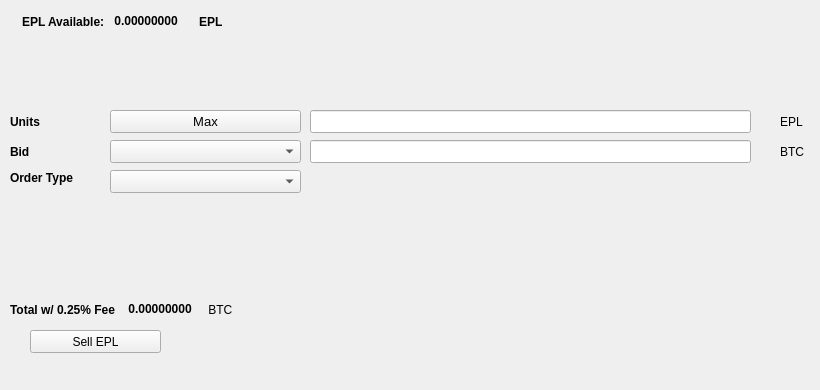
   <widget class="QWidget" name="SellTab">
    <attribute name="title">
     <string>Sell</string>
    </attribute>
    <widget class="QLabel" name="label_16">
     <property name="geometry">
      <rect>
       <x>780</x>
       <y>140</y>
       <width>31</width>
       <height>23</height>
      </rect>
     </property>
     <property name="text">
      <string>BTC</string>
     </property>
    </widget>
    <widget class="QComboBox" name="SellBidcomboBox">
     <property name="geometry">
      <rect>
       <x>110</x>
       <y>140</y>
       <width>191</width>
       <height>23</height>
      </rect>
     </property>
     <property name="font">
      <font>
       <pointsize>10</pointsize>
      </font>
     </property>
    </widget>
    <widget class="QLabel" name="label_18">
     <property name="geometry">
      <rect>
       <x>10</x>
       <y>110</y>
       <width>46</width>
       <height>23</height>
      </rect>
     </property>
     <property name="font">
      <font>
       <weight>75</weight>
       <bold>true</bold>
      </font>
     </property>
     <property name="text">
      <string>Units</string>
     </property>
    </widget>
    <widget class="QPushButton" name="Sell_Max_Amount">
     <property name="geometry">
      <rect>
       <x>110</x>
       <y>110</y>
       <width>191</width>
       <height>23</height>
      </rect>
     </property>
     <property name="font">
      <font>
       <pointsize>10</pointsize>
      </font>
     </property>
     <property name="text">
      <string>Max</string>
     </property>
    </widget>
    <widget class="QLabel" name="label_20">
     <property name="geometry">
      <rect>
       <x>10</x>
       <y>170</y>
       <width>91</width>
       <height>16</height>
      </rect>
     </property>
     <property name="font">
      <font>
       <weight>75</weight>
       <bold>true</bold>
      </font>
     </property>
     <property name="text">
      <string>Order Type</string>
     </property>
    </widget>
    <widget class="QComboBox" name="SellOrdertypeCombo">
     <property name="geometry">
      <rect>
       <x>110</x>
       <y>170</y>
       <width>191</width>
       <height>23</height>
      </rect>
     </property>
     <property name="font">
      <font>
       <pointsize>10</pointsize>
      </font>
     </property>
    </widget>
    <widget class="QLabel" name="label_21">
     <property name="geometry">
      <rect>
       <x>10</x>
       <y>140</y>
       <width>46</width>
       <height>23</height>
      </rect>
     </property>
     <property name="font">
      <font>
       <weight>75</weight>
       <bold>true</bold>
      </font>
     </property>
     <property name="text">
      <string>Bid</string>
     </property>
    </widget>
    <widget class="QLabel" name="label_22">
     <property name="geometry">
      <rect>
       <x>780</x>
       <y>110</y>
       <width>31</width>
       <height>23</height>
      </rect>
     </property>
     <property name="text">
      <string>EPL</string>
     </property>
    </widget>
    <widget class="QLineEdit" name="UnitsInputEPL">
     <property name="geometry">
      <rect>
       <x>310</x>
       <y>110</y>
       <width>441</width>
       <height>23</height>
      </rect>
     </property>
     <property name="font">
      <font>
       <pointsize>9</pointsize>
       <weight>75</weight>
       <bold>true</bold>
      </font>
     </property>
    </widget>
    <widget class="QLineEdit" name="SellBidPriceEdit">
     <property name="geometry">
      <rect>
       <x>310</x>
       <y>140</y>
       <width>441</width>
       <height>23</height>
      </rect>
     </property>
     <property name="font">
      <font>
       <pointsize>9</pointsize>
       <weight>75</weight>
       <bold>true</bold>
      </font>
     </property>
    </widget>
    <widget class="QPushButton" name="SellEPLBTN">
     <property name="geometry">
      <rect>
       <x>30</x>
       <y>330</y>
       <width>131</width>
       <height>23</height>
      </rect>
     </property>
     <property name="text">
      <string>Sell EPL</string>
     </property>
     <property name="icon">
      <iconset resource="../ellerium">
       <normaloff>:/icons/bitcoin</normaloff>:/icons/bitcoin</iconset>
     </property>
    </widget>
    <widget class="QWidget" name="layoutWidget3">
     <property name="geometry">
      <rect>
       <x>22</x>
       <y>12</y>
       <width>258</width>
       <height>19</height>
      </rect>
     </property>
     <layout class="QHBoxLayout" name="horizontalLayout">
      <item>
       <widget class="QLabel" name="label232_2">
        <property name="font">
         <font>
          <weight>75</weight>
          <bold>true</bold>
         </font>
        </property>
        <property name="text">
         <string>EPL Available:</string>
        </property>
       </widget>
      </item>
      <item>
       <widget class="QLabel" name="EPLAvailableLabel">
        <property name="palette">
         <palette>
          <active>
           <colorrole role="WindowText">
            <brush brushstyle="SolidPattern">
             <color alpha="255">
              <red>0</red>
              <green>0</green>
              <blue>0</blue>
             </color>
            </brush>
           </colorrole>
           <colorrole role="Button">
            <brush brushstyle="SolidPattern">
             <color alpha="255">
              <red>0</red>
              <green>170</green>
              <blue>0</blue>
             </color>
            </brush>
           </colorrole>
           <colorrole role="Light">
            <brush brushstyle="SolidPattern">
             <color alpha="255">
              <red>0</red>
              <green>255</green>
              <blue>0</blue>
             </color>
            </brush>
           </colorrole>
           <colorrole role="Midlight">
            <brush brushstyle="SolidPattern">
             <color alpha="255">
              <red>0</red>
              <green>212</green>
              <blue>0</blue>
             </color>
            </brush>
           </colorrole>
           <colorrole role="Dark">
            <brush brushstyle="SolidPattern">
             <color alpha="255">
              <red>0</red>
              <green>85</green>
              <blue>0</blue>
             </color>
            </brush>
           </colorrole>
           <colorrole role="Mid">
            <brush brushstyle="SolidPattern">
             <color alpha="255">
              <red>0</red>
              <green>113</green>
              <blue>0</blue>
             </color>
            </brush>
           </colorrole>
           <colorrole role="Text">
            <brush brushstyle="SolidPattern">
             <color alpha="255">
              <red>0</red>
              <green>170</green>
              <blue>0</blue>
             </color>
            </brush>
           </colorrole>
           <colorrole role="BrightText">
            <brush brushstyle="SolidPattern">
             <color alpha="255">
              <red>255</red>
              <green>255</green>
              <blue>255</blue>
             </color>
            </brush>
           </colorrole>
           <colorrole role="ButtonText">
            <brush brushstyle="SolidPattern">
             <color alpha="255">
              <red>0</red>
              <green>0</green>
              <blue>0</blue>
             </color>
            </brush>
           </colorrole>
           <colorrole role="Base">
            <brush brushstyle="SolidPattern">
             <color alpha="255">
              <red>255</red>
              <green>255</green>
              <blue>255</blue>
             </color>
            </brush>
           </colorrole>
           <colorrole role="Window">
            <brush brushstyle="SolidPattern">
             <color alpha="255">
              <red>0</red>
              <green>170</green>
              <blue>0</blue>
             </color>
            </brush>
           </colorrole>
           <colorrole role="Shadow">
            <brush brushstyle="SolidPattern">
             <color alpha="255">
              <red>0</red>
              <green>0</green>
              <blue>0</blue>
             </color>
            </brush>
           </colorrole>
           <colorrole role="AlternateBase">
            <brush brushstyle="SolidPattern">
             <color alpha="255">
              <red>127</red>
              <green>212</green>
              <blue>127</blue>
             </color>
            </brush>
           </colorrole>
           <colorrole role="ToolTipBase">
            <brush brushstyle="SolidPattern">
             <color alpha="255">
              <red>255</red>
              <green>255</green>
              <blue>220</blue>
             </color>
            </brush>
           </colorrole>
           <colorrole role="ToolTipText">
            <brush brushstyle="SolidPattern">
             <color alpha="255">
              <red>0</red>
              <green>0</green>
              <blue>0</blue>
             </color>
            </brush>
           </colorrole>
          </active>
          <inactive>
           <colorrole role="WindowText">
            <brush brushstyle="SolidPattern">
             <color alpha="255">
              <red>0</red>
              <green>0</green>
              <blue>0</blue>
             </color>
            </brush>
           </colorrole>
           <colorrole role="Button">
            <brush brushstyle="SolidPattern">
             <color alpha="255">
              <red>0</red>
              <green>170</green>
              <blue>0</blue>
             </color>
            </brush>
           </colorrole>
           <colorrole role="Light">
            <brush brushstyle="SolidPattern">
             <color alpha="255">
              <red>0</red>
              <green>255</green>
              <blue>0</blue>
             </color>
            </brush>
           </colorrole>
           <colorrole role="Midlight">
            <brush brushstyle="SolidPattern">
             <color alpha="255">
              <red>0</red>
              <green>212</green>
              <blue>0</blue>
             </color>
            </brush>
           </colorrole>
           <colorrole role="Dark">
            <brush brushstyle="SolidPattern">
             <color alpha="255">
              <red>0</red>
              <green>85</green>
              <blue>0</blue>
             </color>
            </brush>
           </colorrole>
           <colorrole role="Mid">
            <brush brushstyle="SolidPattern">
             <color alpha="255">
              <red>0</red>
              <green>113</green>
              <blue>0</blue>
             </color>
            </brush>
           </colorrole>
           <colorrole role="Text">
            <brush brushstyle="SolidPattern">
             <color alpha="255">
              <red>0</red>
              <green>170</green>
              <blue>0</blue>
             </color>
            </brush>
           </colorrole>
           <colorrole role="BrightText">
            <brush brushstyle="SolidPattern">
             <color alpha="255">
              <red>255</red>
              <green>255</green>
              <blue>255</blue>
             </color>
            </brush>
           </colorrole>
           <colorrole role="ButtonText">
            <brush brushstyle="SolidPattern">
             <color alpha="255">
              <red>0</red>
              <green>0</green>
              <blue>0</blue>
             </color>
            </brush>
           </colorrole>
           <colorrole role="Base">
            <brush brushstyle="SolidPattern">
             <color alpha="255">
              <red>255</red>
              <green>255</green>
              <blue>255</blue>
             </color>
            </brush>
           </colorrole>
           <colorrole role="Window">
            <brush brushstyle="SolidPattern">
             <color alpha="255">
              <red>0</red>
              <green>170</green>
              <blue>0</blue>
             </color>
            </brush>
           </colorrole>
           <colorrole role="Shadow">
            <brush brushstyle="SolidPattern">
             <color alpha="255">
              <red>0</red>
              <green>0</green>
              <blue>0</blue>
             </color>
            </brush>
           </colorrole>
           <colorrole role="AlternateBase">
            <brush brushstyle="SolidPattern">
             <color alpha="255">
              <red>127</red>
              <green>212</green>
              <blue>127</blue>
             </color>
            </brush>
           </colorrole>
           <colorrole role="ToolTipBase">
            <brush brushstyle="SolidPattern">
             <color alpha="255">
              <red>255</red>
              <green>255</green>
              <blue>220</blue>
             </color>
            </brush>
           </colorrole>
           <colorrole role="ToolTipText">
            <brush brushstyle="SolidPattern">
             <color alpha="255">
              <red>0</red>
              <green>0</green>
              <blue>0</blue>
             </color>
            </brush>
           </colorrole>
          </inactive>
          <disabled>
           <colorrole role="WindowText">
            <brush brushstyle="SolidPattern">
             <color alpha="255">
              <red>0</red>
              <green>85</green>
              <blue>0</blue>
             </color>
            </brush>
           </colorrole>
           <colorrole role="Button">
            <brush brushstyle="SolidPattern">
             <color alpha="255">
              <red>0</red>
              <green>170</green>
              <blue>0</blue>
             </color>
            </brush>
           </colorrole>
           <colorrole role="Light">
            <brush brushstyle="SolidPattern">
             <color alpha="255">
              <red>0</red>
              <green>255</green>
              <blue>0</blue>
             </color>
            </brush>
           </colorrole>
           <colorrole role="Midlight">
            <brush brushstyle="SolidPattern">
             <color alpha="255">
              <red>0</red>
              <green>212</green>
              <blue>0</blue>
             </color>
            </brush>
           </colorrole>
           <colorrole role="Dark">
            <brush brushstyle="SolidPattern">
             <color alpha="255">
              <red>0</red>
              <green>85</green>
              <blue>0</blue>
             </color>
            </brush>
           </colorrole>
           <colorrole role="Mid">
            <brush brushstyle="SolidPattern">
             <color alpha="255">
              <red>0</red>
              <green>113</green>
              <blue>0</blue>
             </color>
            </brush>
           </colorrole>
           <colorrole role="Text">
            <brush brushstyle="SolidPattern">
             <color alpha="255">
              <red>0</red>
              <green>85</green>
              <blue>0</blue>
             </color>
            </brush>
           </colorrole>
           <colorrole role="BrightText">
            <brush brushstyle="SolidPattern">
             <color alpha="255">
              <red>255</red>
              <green>255</green>
              <blue>255</blue>
             </color>
            </brush>
           </colorrole>
           <colorrole role="ButtonText">
            <brush brushstyle="SolidPattern">
             <color alpha="255">
              <red>0</red>
              <green>85</green>
              <blue>0</blue>
             </color>
            </brush>
           </colorrole>
           <colorrole role="Base">
            <brush brushstyle="SolidPattern">
             <color alpha="255">
              <red>0</red>
              <green>170</green>
              <blue>0</blue>
             </color>
            </brush>
           </colorrole>
           <colorrole role="Window">
            <brush brushstyle="SolidPattern">
             <color alpha="255">
              <red>0</red>
              <green>170</green>
              <blue>0</blue>
             </color>
            </brush>
           </colorrole>
           <colorrole role="Shadow">
            <brush brushstyle="SolidPattern">
             <color alpha="255">
              <red>0</red>
              <green>0</green>
              <blue>0</blue>
             </color>
            </brush>
           </colorrole>
           <colorrole role="AlternateBase">
            <brush brushstyle="SolidPattern">
             <color alpha="255">
              <red>0</red>
              <green>170</green>
              <blue>0</blue>
             </color>
            </brush>
           </colorrole>
           <colorrole role="ToolTipBase">
            <brush brushstyle="SolidPattern">
             <color alpha="255">
              <red>255</red>
              <green>255</green>
              <blue>220</blue>
             </color>
            </brush>
           </colorrole>
           <colorrole role="ToolTipText">
            <brush brushstyle="SolidPattern">
             <color alpha="255">
              <red>0</red>
              <green>0</green>
              <blue>0</blue>
             </color>
            </brush>
           </colorrole>
          </disabled>
         </palette>
        </property>
        <property name="font">
         <font>
          <weight>75</weight>
          <bold>true</bold>
         </font>
        </property>
        <property name="text">
         <string> 0.00000000 </string>
        </property>
        <property name="textInteractionFlags">
         <set>Qt::LinksAccessibleByMouse|Qt::TextSelectableByKeyboard|Qt::TextSelectableByMouse</set>
        </property>
       </widget>
      </item>
      <item>
       <widget class="QLabel" name="labelEPL">
        <property name="font">
         <font>
          <weight>75</weight>
          <bold>true</bold>
         </font>
        </property>
        <property name="text">
         <string>EPL</string>
        </property>
       </widget>
      </item>
     </layout>
    </widget>
    <widget class="QWidget" name="layoutWidget">
     <property name="geometry">
      <rect>
       <x>10</x>
       <y>300</y>
       <width>268</width>
       <height>19</height>
      </rect>
     </property>
     <layout class="QHBoxLayout" name="horizontalLayout_2">
      <item>
       <widget class="QLabel" name="label_19">
        <property name="font">
         <font>
          <weight>75</weight>
          <bold>true</bold>
         </font>
        </property>
        <property name="text">
         <string>Total w/ 0.25% Fee </string>
        </property>
       </widget>
      </item>
      <item>
       <widget class="QLabel" name="SellCostLabel">
        <property name="palette">
         <palette>
          <active>
           <colorrole role="WindowText">
            <brush brushstyle="SolidPattern">
             <color alpha="255">
              <red>0</red>
              <green>0</green>
              <blue>0</blue>
             </color>
            </brush>
           </colorrole>
           <colorrole role="Button">
            <brush brushstyle="SolidPattern">
             <color alpha="255">
              <red>0</red>
              <green>170</green>
              <blue>0</blue>
             </color>
            </brush>
           </colorrole>
           <colorrole role="Light">
            <brush brushstyle="SolidPattern">
             <color alpha="255">
              <red>0</red>
              <green>255</green>
              <blue>0</blue>
             </color>
            </brush>
           </colorrole>
           <colorrole role="Midlight">
            <brush brushstyle="SolidPattern">
             <color alpha="255">
              <red>0</red>
              <green>212</green>
              <blue>0</blue>
             </color>
            </brush>
           </colorrole>
           <colorrole role="Dark">
            <brush brushstyle="SolidPattern">
             <color alpha="255">
              <red>0</red>
              <green>85</green>
              <blue>0</blue>
             </color>
            </brush>
           </colorrole>
           <colorrole role="Mid">
            <brush brushstyle="SolidPattern">
             <color alpha="255">
              <red>0</red>
              <green>113</green>
              <blue>0</blue>
             </color>
            </brush>
           </colorrole>
           <colorrole role="Text">
            <brush brushstyle="SolidPattern">
             <color alpha="255">
              <red>0</red>
              <green>170</green>
              <blue>0</blue>
             </color>
            </brush>
           </colorrole>
           <colorrole role="BrightText">
            <brush brushstyle="SolidPattern">
             <color alpha="255">
              <red>255</red>
              <green>255</green>
              <blue>255</blue>
             </color>
            </brush>
           </colorrole>
           <colorrole role="ButtonText">
            <brush brushstyle="SolidPattern">
             <color alpha="255">
              <red>0</red>
              <green>0</green>
              <blue>0</blue>
             </color>
            </brush>
           </colorrole>
           <colorrole role="Base">
            <brush brushstyle="SolidPattern">
             <color alpha="255">
              <red>255</red>
              <green>255</green>
              <blue>255</blue>
             </color>
            </brush>
           </colorrole>
           <colorrole role="Window">
            <brush brushstyle="SolidPattern">
             <color alpha="255">
              <red>0</red>
              <green>170</green>
              <blue>0</blue>
             </color>
            </brush>
           </colorrole>
           <colorrole role="Shadow">
            <brush brushstyle="SolidPattern">
             <color alpha="255">
              <red>0</red>
              <green>0</green>
              <blue>0</blue>
             </color>
            </brush>
           </colorrole>
           <colorrole role="AlternateBase">
            <brush brushstyle="SolidPattern">
             <color alpha="255">
              <red>127</red>
              <green>212</green>
              <blue>127</blue>
             </color>
            </brush>
           </colorrole>
           <colorrole role="ToolTipBase">
            <brush brushstyle="SolidPattern">
             <color alpha="255">
              <red>255</red>
              <green>255</green>
              <blue>220</blue>
             </color>
            </brush>
           </colorrole>
           <colorrole role="ToolTipText">
            <brush brushstyle="SolidPattern">
             <color alpha="255">
              <red>0</red>
              <green>0</green>
              <blue>0</blue>
             </color>
            </brush>
           </colorrole>
          </active>
          <inactive>
           <colorrole role="WindowText">
            <brush brushstyle="SolidPattern">
             <color alpha="255">
              <red>0</red>
              <green>0</green>
              <blue>0</blue>
             </color>
            </brush>
           </colorrole>
           <colorrole role="Button">
            <brush brushstyle="SolidPattern">
             <color alpha="255">
              <red>0</red>
              <green>170</green>
              <blue>0</blue>
             </color>
            </brush>
           </colorrole>
           <colorrole role="Light">
            <brush brushstyle="SolidPattern">
             <color alpha="255">
              <red>0</red>
              <green>255</green>
              <blue>0</blue>
             </color>
            </brush>
           </colorrole>
           <colorrole role="Midlight">
            <brush brushstyle="SolidPattern">
             <color alpha="255">
              <red>0</red>
              <green>212</green>
              <blue>0</blue>
             </color>
            </brush>
           </colorrole>
           <colorrole role="Dark">
            <brush brushstyle="SolidPattern">
             <color alpha="255">
              <red>0</red>
              <green>85</green>
              <blue>0</blue>
             </color>
            </brush>
           </colorrole>
           <colorrole role="Mid">
            <brush brushstyle="SolidPattern">
             <color alpha="255">
              <red>0</red>
              <green>113</green>
              <blue>0</blue>
             </color>
            </brush>
           </colorrole>
           <colorrole role="Text">
            <brush brushstyle="SolidPattern">
             <color alpha="255">
              <red>0</red>
              <green>170</green>
              <blue>0</blue>
             </color>
            </brush>
           </colorrole>
           <colorrole role="BrightText">
            <brush brushstyle="SolidPattern">
             <color alpha="255">
              <red>255</red>
              <green>255</green>
              <blue>255</blue>
             </color>
            </brush>
           </colorrole>
           <colorrole role="ButtonText">
            <brush brushstyle="SolidPattern">
             <color alpha="255">
              <red>0</red>
              <green>0</green>
              <blue>0</blue>
             </color>
            </brush>
           </colorrole>
           <colorrole role="Base">
            <brush brushstyle="SolidPattern">
             <color alpha="255">
              <red>255</red>
              <green>255</green>
              <blue>255</blue>
             </color>
            </brush>
           </colorrole>
           <colorrole role="Window">
            <brush brushstyle="SolidPattern">
             <color alpha="255">
              <red>0</red>
              <green>170</green>
              <blue>0</blue>
             </color>
            </brush>
           </colorrole>
           <colorrole role="Shadow">
            <brush brushstyle="SolidPattern">
             <color alpha="255">
              <red>0</red>
              <green>0</green>
              <blue>0</blue>
             </color>
            </brush>
           </colorrole>
           <colorrole role="AlternateBase">
            <brush brushstyle="SolidPattern">
             <color alpha="255">
              <red>127</red>
              <green>212</green>
              <blue>127</blue>
             </color>
            </brush>
           </colorrole>
           <colorrole role="ToolTipBase">
            <brush brushstyle="SolidPattern">
             <color alpha="255">
              <red>255</red>
              <green>255</green>
              <blue>220</blue>
             </color>
            </brush>
           </colorrole>
           <colorrole role="ToolTipText">
            <brush brushstyle="SolidPattern">
             <color alpha="255">
              <red>0</red>
              <green>0</green>
              <blue>0</blue>
             </color>
            </brush>
           </colorrole>
          </inactive>
          <disabled>
           <colorrole role="WindowText">
            <brush brushstyle="SolidPattern">
             <color alpha="255">
              <red>0</red>
              <green>85</green>
              <blue>0</blue>
             </color>
            </brush>
           </colorrole>
           <colorrole role="Button">
            <brush brushstyle="SolidPattern">
             <color alpha="255">
              <red>0</red>
              <green>170</green>
              <blue>0</blue>
             </color>
            </brush>
           </colorrole>
           <colorrole role="Light">
            <brush brushstyle="SolidPattern">
             <color alpha="255">
              <red>0</red>
              <green>255</green>
              <blue>0</blue>
             </color>
            </brush>
           </colorrole>
           <colorrole role="Midlight">
            <brush brushstyle="SolidPattern">
             <color alpha="255">
              <red>0</red>
              <green>212</green>
              <blue>0</blue>
             </color>
            </brush>
           </colorrole>
           <colorrole role="Dark">
            <brush brushstyle="SolidPattern">
             <color alpha="255">
              <red>0</red>
              <green>85</green>
              <blue>0</blue>
             </color>
            </brush>
           </colorrole>
           <colorrole role="Mid">
            <brush brushstyle="SolidPattern">
             <color alpha="255">
              <red>0</red>
              <green>113</green>
              <blue>0</blue>
             </color>
            </brush>
           </colorrole>
           <colorrole role="Text">
            <brush brushstyle="SolidPattern">
             <color alpha="255">
              <red>0</red>
              <green>85</green>
              <blue>0</blue>
             </color>
            </brush>
           </colorrole>
           <colorrole role="BrightText">
            <brush brushstyle="SolidPattern">
             <color alpha="255">
              <red>255</red>
              <green>255</green>
              <blue>255</blue>
             </color>
            </brush>
           </colorrole>
           <colorrole role="ButtonText">
            <brush brushstyle="SolidPattern">
             <color alpha="255">
              <red>0</red>
              <green>85</green>
              <blue>0</blue>
             </color>
            </brush>
           </colorrole>
           <colorrole role="Base">
            <brush brushstyle="SolidPattern">
             <color alpha="255">
              <red>0</red>
              <green>170</green>
              <blue>0</blue>
             </color>
            </brush>
           </colorrole>
           <colorrole role="Window">
            <brush brushstyle="SolidPattern">
             <color alpha="255">
              <red>0</red>
              <green>170</green>
              <blue>0</blue>
             </color>
            </brush>
           </colorrole>
           <colorrole role="Shadow">
            <brush brushstyle="SolidPattern">
             <color alpha="255">
              <red>0</red>
              <green>0</green>
              <blue>0</blue>
             </color>
            </brush>
           </colorrole>
           <colorrole role="AlternateBase">
            <brush brushstyle="SolidPattern">
             <color alpha="255">
              <red>0</red>
              <green>170</green>
              <blue>0</blue>
             </color>
            </brush>
           </colorrole>
           <colorrole role="ToolTipBase">
            <brush brushstyle="SolidPattern">
             <color alpha="255">
              <red>255</red>
              <green>255</green>
              <blue>220</blue>
             </color>
            </brush>
           </colorrole>
           <colorrole role="ToolTipText">
            <brush brushstyle="SolidPattern">
             <color alpha="255">
              <red>0</red>
              <green>0</green>
              <blue>0</blue>
             </color>
            </brush>
           </colorrole>
          </disabled>
         </palette>
        </property>
        <property name="font">
         <font>
          <weight>75</weight>
          <bold>true</bold>
         </font>
        </property>
        <property name="autoFillBackground">
         <bool>false</bool>
        </property>
        <property name="text">
         <string> 0.00000000</string>
        </property>
        <property name="textInteractionFlags">
         <set>Qt::LinksAccessibleByMouse|Qt::TextSelectableByMouse</set>
        </property>
       </widget>
      </item>
      <item>
       <widget class="QLabel" name="label_17">
        <property name="font">
         <font>
          <weight>50</weight>
          <bold>false</bold>
         </font>
        </property>
        <property name="text">
         <string> BTC</string>
        </property>
       </widget>
      </item>
     </layout>
    </widget>
    <widget class="QLabel" name="label_23">
     <property name="geometry">
      <rect>
       <x>460</x>
       <y>300</y>
       <width>281</width>
       <height>81</height>
      </rect>
     </property>
     <property name="text">
      <string/>
     </property>
     <property name="pixmap">
      <pixmap>:/images/bittrex</pixmap>
     </property>
    </widget>
   </widget>
